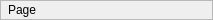
<?xml version="1.0" encoding="UTF-8"?>
<ui version="4.0">
 <class>HuggleQueueItemLabel</class>
 <widget class="QFrame" name="HuggleQueueItemLabel">
  <property name="geometry">
   <rect>
    <x>0</x>
    <y>0</y>
    <width>213</width>
    <height>20</height>
   </rect>
  </property>
  <property name="minimumSize">
   <size>
    <width>80</width>
    <height>20</height>
   </size>
  </property>
  <property name="maximumSize">
   <size>
    <width>16777215</width>
    <height>20</height>
   </size>
  </property>
  <property name="windowTitle">
   <string>Frame</string>
  </property>
  <property name="frameShape">
   <enum>QFrame::StyledPanel</enum>
  </property>
  <property name="frameShadow">
   <enum>QFrame::Raised</enum>
  </property>
  <layout class="QHBoxLayout" name="horizontalLayout">
   <property name="spacing">
    <number>0</number>
   </property>
   <property name="margin">
    <number>0</number>
   </property>
   <item>
    <widget class="QLabel" name="label">
     <property name="sizePolicy">
      <sizepolicy hsizetype="Fixed" vsizetype="Preferred">
       <horstretch>0</horstretch>
       <verstretch>0</verstretch>
      </sizepolicy>
     </property>
     <property name="text">
      <string/>
     </property>
     <property name="pixmap">
      <pixmap resource="pictures.qrc">:/huggle/pictures/Resources/blob-warn-1.png</pixmap>
     </property>
    </widget>
   </item>
   <item>
    <widget class="QLabel" name="label_2">
     <property name="text">
      <string>Page</string>
     </property>
    </widget>
   </item>
  </layout>
 </widget>
 <resources>
  <include location="pictures.qrc"/>
 </resources>
 <connections/>
</ui>
